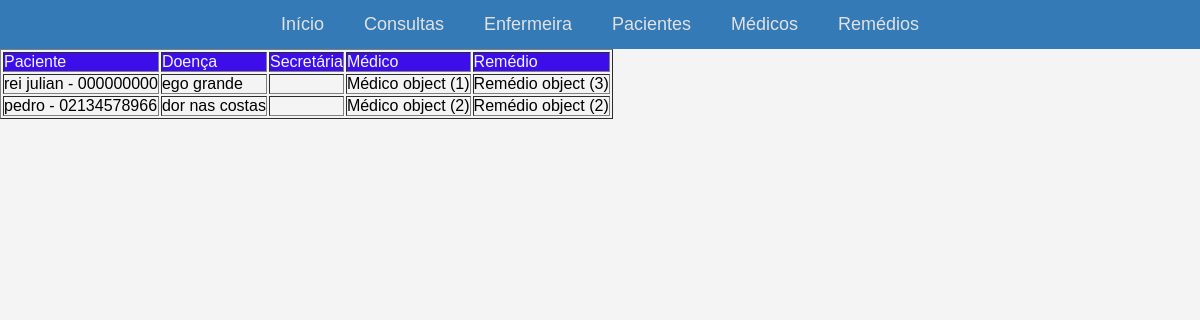
The page /consulta on the database its author committed.
### app1/models.py (models this page shows)
class Consulta(models.Model):
    id_paciente = models.ForeignKey(Paciente, on_delete = models.PROTECT)
    doença = models.CharField(max_length=100, blank=False)
    id_enfermeira = models.ForeignKey(Enfermeira, on_delete = models.PROTECT)
    id_medico = models.ForeignKey(Médico, on_delete = models.PROTECT)
    id_medicação = models.ForeignKey(Remédio, on_delete = models.PROTECT)

class Paciente(models.Model):
    class Situacao(models.TextChoices):
        LEVE = 'leve', 'leve'
        ESTAVEL = 'estavel', 'estavel'
        GRAVE = 'grave', 'grave'
    nome = models.CharField(max_length=100, blank=False)
    sintoma = models.CharField(max_length=300, blank=False)
    situacao = models.CharField(max_length=10, choices=Situacao.choices, default=Situacao.LEVE, blank=False)
    cpf = models.CharField(max_length=11, blank=False)
    data_nascimento = models.DateField(blank=False)
    endereco = models.CharField(max_length=250, blank=False)
    telefone = models.CharField(max_length=10, blank=False)
    telefone_familiar = models.CharField(max_length=10, blank=False)
    def __str__(self):
        return f"{self.nome} - {self.cpf}"

class Médico(models.Model):
    nome = models.CharField(max_length=100, blank=False)
    cpf = models.CharField(max_length=11, blank=False)
    especializacao = models.CharField(max_length=100, blank=100)
    disponibilidade = models.BooleanField()
    data_nascimento = models.DateField(blank=False)
    endereco = models.CharField(max_length=250, blank=False)
    telefone = models.CharField(max_length=10, blank = False)

class Remédio(models.Model):
    nome = models.CharField(max_length=100, blank=False)
    laboratorio = models.CharField(max_length=150, blank=False)
    bula = models.CharField(max_length=300, blank=False)

### app1/views.py (the view)
# urls.py: path('consulta', consulta,name='consulta')
def consulta(request):
    return render(request,'Consultas.html',{'consulta':Consulta.objects.all()})

### app1/templates/Consultas.html (shortened to what this page needs)
<table border="1">
</head>
<body>
<header>
    <nav>
        <ul>
            <li><a href="in">Início</a></li>
            <li><a href="consulta">Consultas</a></li>
            <li><a href="enfermeiras">Enfermeira</a></li>
            <li><a href="pacientes">Pacientes</a></li>
            <li><a href="medicos">Médicos</a></li>
            <li><a href="remedios">Remédios</a></li>
        </ul>
    </nav>
</header>
  <thead>
    <tr>
       <td>Paciente</td>
       <td>Doença</td>
       <td>Secretária</td>
       <td>Médico</td>
       <td>Remédio</td>
    </tr>
  </thead>
  <tbody>
    {% for valor in consulta %}
    <tr>
      <td>{{valor.id_paciente}}</td>
      <td>{{valor.doença}}</td>
      <td>{{valor.id_secretaria}}</td>
      <td>{{valor.id_medico}}</td>
      <td>{{valor.id_medicação}}</td>
    </tr>
    {% endfor %}
  </tbody>
</table>

### app1/templates/Consultas.html (style rules this page uses)
thead { font-family: Arial, sans-serif; background-color: rgb(61, 14, 233); }
thead td { margin-left: 40px; color: aliceblue; }
tbody td { font-family: Arial, sans-serif; margin-left: 40px; }
* { margin: 0; padding: 0; box-sizing: border-box; }
body { font-family: 'Arial', sans-serif; line-height: 1.6; background-color: #f4f4f4; }
header { background-color: #337ab7; padding: 10px 0; }
nav ul { display: flex; justify-content: center; list-style: none; }
nav ul li { margin: 0 20px; }
nav ul li a { color: #e2e2e2; text-decoration: none; font-size: 18px; transition: color 0.3s; }

### rows shown on the page
Consulta: id_paciente "rei julian - 000000000", doença "ego grande", id_medico "Médico object (1)", id_medicação "Remédio object (3)"
Consulta: id_paciente "pedro - 02134578966", doença "dor nas costas", id_medico "Médico object (2)", id_medicação "Remédio object (2)"
